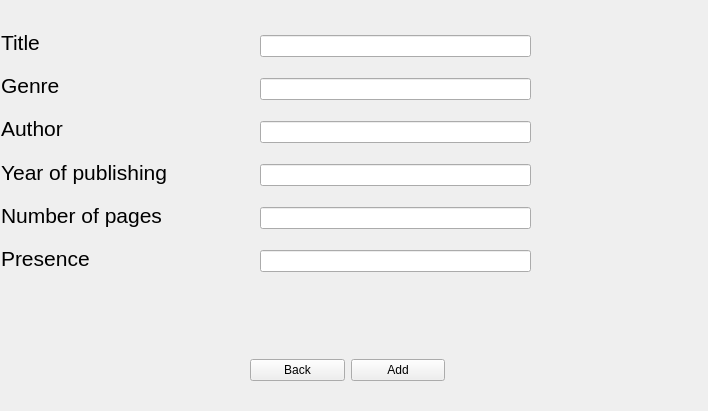
<?xml version="1.0" encoding="UTF-8"?>
<ui version="4.0">
 <class>AddForm</class>
 <widget class="QWidget" name="AddForm">
  <property name="geometry">
   <rect>
    <x>0</x>
    <y>0</y>
    <width>708</width>
    <height>411</height>
   </rect>
  </property>
  <property name="windowTitle">
   <string>Form</string>
  </property>
  <widget class="QWidget" name="horizontalLayoutWidget">
   <property name="geometry">
    <rect>
     <x>250</x>
     <y>330</y>
     <width>195</width>
     <height>80</height>
    </rect>
   </property>
   <layout class="QHBoxLayout" name="horizontalLayout_2">
    <item>
     <widget class="QPushButton" name="backButton">
      <property name="text">
       <string>Back</string>
      </property>
     </widget>
    </item>
    <item>
     <widget class="QPushButton" name="addButton">
      <property name="text">
       <string>Add</string>
      </property>
     </widget>
    </item>
   </layout>
  </widget>
  <widget class="QWidget" name="verticalLayoutWidget">
   <property name="geometry">
    <rect>
     <x>1</x>
     <y>24</y>
     <width>261</width>
     <height>253</height>
    </rect>
   </property>
   <layout class="QVBoxLayout" name="verticalLayout">
    <item>
     <widget class="QLabel" name="label_2">
      <property name="font">
       <font>
        <pointsize>16</pointsize>
       </font>
      </property>
      <property name="text">
       <string>Title</string>
      </property>
     </widget>
    </item>
    <item>
     <widget class="QLabel" name="label_5">
      <property name="font">
       <font>
        <pointsize>16</pointsize>
       </font>
      </property>
      <property name="text">
       <string>Genre</string>
      </property>
     </widget>
    </item>
    <item>
     <widget class="QLabel" name="label">
      <property name="font">
       <font>
        <pointsize>16</pointsize>
       </font>
      </property>
      <property name="text">
       <string>Author</string>
      </property>
     </widget>
    </item>
    <item>
     <widget class="QLabel" name="label_4">
      <property name="font">
       <font>
        <pointsize>16</pointsize>
       </font>
      </property>
      <property name="text">
       <string>Year of publishing</string>
      </property>
     </widget>
    </item>
    <item>
     <widget class="QLabel" name="label_3">
      <property name="font">
       <font>
        <pointsize>16</pointsize>
       </font>
      </property>
      <property name="text">
       <string>Number of pages</string>
      </property>
     </widget>
    </item>
    <item>
     <widget class="QLabel" name="label_6">
      <property name="font">
       <font>
        <pointsize>16</pointsize>
       </font>
      </property>
      <property name="text">
       <string>Presence</string>
      </property>
     </widget>
    </item>
   </layout>
  </widget>
  <widget class="QWidget" name="verticalLayoutWidget_2">
   <property name="geometry">
    <rect>
     <x>260</x>
     <y>20</y>
     <width>271</width>
     <height>271</height>
    </rect>
   </property>
   <layout class="QVBoxLayout" name="verticalLayout_2">
    <item>
     <widget class="QLineEdit" name="lineEdit_title"/>
    </item>
    <item>
     <widget class="QLineEdit" name="lineEdit_genre"/>
    </item>
    <item>
     <widget class="QLineEdit" name="lineEdit_author"/>
    </item>
    <item>
     <widget class="QLineEdit" name="lineEdit_year"/>
    </item>
    <item>
     <widget class="QLineEdit" name="lineEdit_pages"/>
    </item>
    <item>
     <widget class="QLineEdit" name="lineEdit_presence"/>
    </item>
   </layout>
  </widget>
 </widget>
 <resources/>
 <connections/>
</ui>
